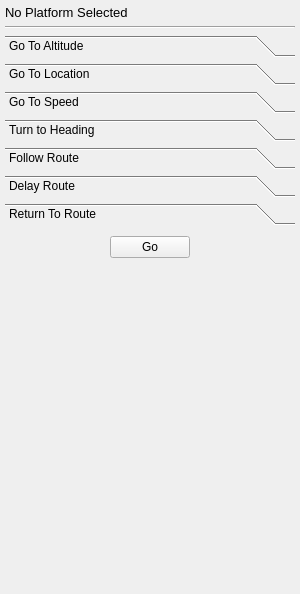
<?xml version="1.0" encoding="UTF-8"?>
<ui version="4.0">
 <class>PlatformMovementDockWidget</class>
 <widget class="QDockWidget" name="PlatformMovementDockWidget">
  <property name="geometry">
   <rect>
    <x>0</x>
    <y>0</y>
    <width>300</width>
    <height>594</height>
   </rect>
  </property>
  <property name="windowTitle">
   <string>Platform Movement</string>
  </property>
  <widget class="QWidget" name="mDockWidget">
   <layout class="QGridLayout">
    <property name="leftMargin">
     <number>5</number>
    </property>
    <property name="topMargin">
     <number>5</number>
    </property>
    <property name="rightMargin">
     <number>5</number>
    </property>
    <property name="bottomMargin">
     <number>5</number>
    </property>
    <item row="0" column="0">
     <widget class="QLabel" name="mSelectedEntityLabel">
      <property name="text">
       <string>&lt;html&gt;&lt;head/&gt;&lt;body&gt;&lt;p&gt;&lt;span style=&quot; font-size:10pt;&quot;&gt;No Platform Selected&lt;/span&gt;&lt;/p&gt;&lt;/body&gt;&lt;/html&gt;</string>
      </property>
     </widget>
    </item>
    <item row="1" column="0">
     <widget class="Line" name="line">
      <property name="orientation">
       <enum>Qt::Horizontal</enum>
      </property>
     </widget>
    </item>
    <item row="2" column="0">
     <widget class="QToolBox" name="mPlatformMovementToolBox">
      <property name="currentIndex">
       <number>6</number>
      </property>
      <widget class="QWidget" name="mAltitudeWidget">
       <property name="geometry">
        <rect>
         <x>0</x>
         <y>0</y>
         <width>290</width>
         <height>150</height>
        </rect>
       </property>
       <attribute name="label">
        <string>Go To Altitude</string>
       </attribute>
       <layout class="QGridLayout" name="_2">
        <property name="leftMargin">
         <number>5</number>
        </property>
        <property name="topMargin">
         <number>5</number>
        </property>
        <property name="rightMargin">
         <number>5</number>
        </property>
        <property name="bottomMargin">
         <number>5</number>
        </property>
        <item row="2" column="0">
         <widget class="QLabel" name="mAltitudeLabel">
          <property name="text">
           <string>Altitude:</string>
          </property>
         </widget>
        </item>
        <item row="2" column="1">
         <widget class="QDoubleSpinBox" name="mAltitudeSpinBox">
          <property name="alignment">
           <set>Qt::AlignRight|Qt::AlignTrailing|Qt::AlignVCenter</set>
          </property>
          <property name="buttonSymbols">
           <enum>QAbstractSpinBox::PlusMinus</enum>
          </property>
          <property name="accelerated">
           <bool>true</bool>
          </property>
          <property name="correctionMode">
           <enum>QAbstractSpinBox::CorrectToNearestValue</enum>
          </property>
          <property name="showGroupSeparator" stdset="0">
           <bool>false</bool>
          </property>
          <property name="prefix">
           <string/>
          </property>
          <property name="minimum">
           <double>-10000.000000000000000</double>
          </property>
          <property name="maximum">
           <double>1000000.000000000000000</double>
          </property>
          <property name="singleStep">
           <double>1000.000000000000000</double>
          </property>
         </widget>
        </item>
        <item row="2" column="2">
         <widget class="wkf::AltitudeComboBox" name="mAltitudeUnitsBox">
          <property name="sizePolicy">
           <sizepolicy hsizetype="Minimum" vsizetype="Fixed">
            <horstretch>0</horstretch>
            <verstretch>0</verstretch>
           </sizepolicy>
          </property>
         </widget>
        </item>
        <item row="3" column="1">
         <widget class="QDoubleSpinBox" name="mAltitudeRateOfChangeSpinBox">
          <property name="enabled">
           <bool>false</bool>
          </property>
          <property name="alignment">
           <set>Qt::AlignRight|Qt::AlignTrailing|Qt::AlignVCenter</set>
          </property>
          <property name="buttonSymbols">
           <enum>QAbstractSpinBox::PlusMinus</enum>
          </property>
          <property name="accelerated">
           <bool>true</bool>
          </property>
          <property name="correctionMode">
           <enum>QAbstractSpinBox::CorrectToNearestValue</enum>
          </property>
          <property name="showGroupSeparator" stdset="0">
           <bool>false</bool>
          </property>
          <property name="maximum">
           <double>1000000.000000000000000</double>
          </property>
         </widget>
        </item>
        <item row="3" column="2">
         <widget class="wkf::AccelerationComboBox" name="mAltitudeRateOfChangeUnitsBox">
          <property name="enabled">
           <bool>false</bool>
          </property>
          <property name="sizePolicy">
           <sizepolicy hsizetype="Minimum" vsizetype="Fixed">
            <horstretch>0</horstretch>
            <verstretch>0</verstretch>
           </sizepolicy>
          </property>
         </widget>
        </item>
        <item row="4" column="1">
         <widget class="QCheckBox" name="mAltitudeKeepRouteCheckBox">
          <property name="layoutDirection">
           <enum>Qt::LeftToRight</enum>
          </property>
          <property name="text">
           <string>Keep Route</string>
          </property>
          <property name="checked">
           <bool>true</bool>
          </property>
         </widget>
        </item>
        <item row="4" column="2">
         <widget class="QPushButton" name="mAltitudeButton">
          <property name="text">
           <string>Go</string>
          </property>
          <property name="autoDefault">
           <bool>true</bool>
          </property>
         </widget>
        </item>
        <item row="5" column="1">
         <spacer name="mAltitudeSpacer">
          <property name="orientation">
           <enum>Qt::Vertical</enum>
          </property>
          <property name="sizeHint" stdset="0">
           <size>
            <width>20</width>
            <height>40</height>
           </size>
          </property>
         </spacer>
        </item>
        <item row="3" column="0">
         <widget class="QCheckBox" name="mAltitudeRateOfChangeCheckBox">
          <property name="text">
           <string>Acceleration:</string>
          </property>
         </widget>
        </item>
        <item row="0" column="0">
         <widget class="QLabel" name="mCurrentAltitudeLabel">
          <property name="text">
           <string>Current Altitude:</string>
          </property>
         </widget>
        </item>
        <item row="0" column="1">
         <widget class="wkf::AltitudeLabel" name="mCurrentAltitudeValue">
          <property name="text">
           <string>n/a</string>
          </property>
         </widget>
        </item>
       </layout>
      </widget>
      <widget class="QWidget" name="mLocationWidget">
       <property name="geometry">
        <rect>
         <x>0</x>
         <y>0</y>
         <width>290</width>
         <height>200</height>
        </rect>
       </property>
       <attribute name="label">
        <string>Go To Location</string>
       </attribute>
       <layout class="QGridLayout" name="_3">
        <property name="leftMargin">
         <number>5</number>
        </property>
        <property name="topMargin">
         <number>5</number>
        </property>
        <property name="rightMargin">
         <number>5</number>
        </property>
        <property name="bottomMargin">
         <number>5</number>
        </property>
        <item row="2" column="2">
         <widget class="UtQtLatPosLineEdit" name="latitudeLineEdit"/>
        </item>
        <item row="4" column="2">
         <widget class="UtQtLonPosLineEdit" name="longitudeLineEdit"/>
        </item>
        <item row="2" column="3">
         <layout class="QHBoxLayout" name="mLocationLayout">
          <item>
           <widget class="wkf::LocationSelector" name="mLocationMapButton">
            <property name="toolTip">
             <string>Map Location Select</string>
            </property>
            <property name="checkable">
             <bool>true</bool>
            </property>
           </widget>
          </item>
         </layout>
        </item>
        <item row="2" column="0">
         <widget class="QLabel" name="mLocationLatitudeLabel">
          <property name="text">
           <string>Latitude:</string>
          </property>
         </widget>
        </item>
        <item row="9" column="2">
         <spacer name="verticalSpacer">
          <property name="orientation">
           <enum>Qt::Vertical</enum>
          </property>
          <property name="sizeHint" stdset="0">
           <size>
            <width>20</width>
            <height>40</height>
           </size>
          </property>
         </spacer>
        </item>
        <item row="5" column="3">
         <widget class="wkf::AltitudeComboBox" name="mLocationAltitudeUnitsBox">
          <property name="enabled">
           <bool>false</bool>
          </property>
          <property name="sizePolicy">
           <sizepolicy hsizetype="Minimum" vsizetype="Fixed">
            <horstretch>0</horstretch>
            <verstretch>0</verstretch>
           </sizepolicy>
          </property>
         </widget>
        </item>
        <item row="4" column="0">
         <widget class="QLabel" name="mLocationLongitudeLabel">
          <property name="text">
           <string>Longitude:</string>
          </property>
         </widget>
        </item>
        <item row="0" column="0">
         <widget class="QLabel" name="mCurrentPositionLabel">
          <property name="text">
           <string>Current Position:</string>
          </property>
         </widget>
        </item>
        <item row="5" column="0">
         <widget class="QCheckBox" name="mLocationAltitudeCheckBox">
          <property name="layoutDirection">
           <enum>Qt::LeftToRight</enum>
          </property>
          <property name="text">
           <string>Altitude:</string>
          </property>
         </widget>
        </item>
        <item row="7" column="2">
         <widget class="QCheckBox" name="mLocationImmediateCheckBox">
          <property name="text">
           <string>Instant</string>
          </property>
         </widget>
        </item>
        <item row="7" column="3">
         <widget class="QPushButton" name="mLocationButton">
          <property name="text">
           <string>Go</string>
          </property>
          <property name="autoDefault">
           <bool>true</bool>
          </property>
         </widget>
        </item>
        <item row="5" column="2">
         <widget class="QDoubleSpinBox" name="mLocationAltitudeSpinBox">
          <property name="enabled">
           <bool>false</bool>
          </property>
          <property name="alignment">
           <set>Qt::AlignRight|Qt::AlignTrailing|Qt::AlignVCenter</set>
          </property>
          <property name="buttonSymbols">
           <enum>QAbstractSpinBox::PlusMinus</enum>
          </property>
          <property name="accelerated">
           <bool>true</bool>
          </property>
          <property name="correctionMode">
           <enum>QAbstractSpinBox::CorrectToNearestValue</enum>
          </property>
          <property name="minimum">
           <double>-10000.000000000000000</double>
          </property>
          <property name="maximum">
           <double>1000000.000000000000000</double>
          </property>
          <property name="singleStep">
           <double>1000.000000000000000</double>
          </property>
         </widget>
        </item>
        <item row="0" column="2" colspan="2">
         <widget class="QLabel" name="mCurrentPositionValue">
          <property name="text">
           <string>n/a</string>
          </property>
         </widget>
        </item>
        <item row="1" column="0">
         <widget class="QLabel" name="mCurrentAltitudeLocationLabel">
          <property name="text">
           <string>Current Altitude:</string>
          </property>
         </widget>
        </item>
        <item row="1" column="2" colspan="2">
         <widget class="wkf::AltitudeLabel" name="mCurrentAltitudeLocationValue">
          <property name="text">
           <string>n/a</string>
          </property>
         </widget>
        </item>
       </layout>
      </widget>
      <widget class="QWidget" name="mSpeedWidget">
       <property name="geometry">
        <rect>
         <x>0</x>
         <y>0</y>
         <width>290</width>
         <height>150</height>
        </rect>
       </property>
       <attribute name="label">
        <string>Go To Speed</string>
       </attribute>
       <layout class="QGridLayout" name="_4">
        <property name="leftMargin">
         <number>5</number>
        </property>
        <property name="topMargin">
         <number>5</number>
        </property>
        <property name="rightMargin">
         <number>5</number>
        </property>
        <property name="bottomMargin">
         <number>5</number>
        </property>
        <item row="1" column="2">
         <widget class="wkf::SpeedComboBox" name="mSpeedUnitsBox">
          <property name="sizePolicy">
           <sizepolicy hsizetype="Minimum" vsizetype="Fixed">
            <horstretch>0</horstretch>
            <verstretch>0</verstretch>
           </sizepolicy>
          </property>
         </widget>
        </item>
        <item row="1" column="1">
         <widget class="QDoubleSpinBox" name="mSpeedSpinBox">
          <property name="alignment">
           <set>Qt::AlignRight|Qt::AlignTrailing|Qt::AlignVCenter</set>
          </property>
          <property name="buttonSymbols">
           <enum>QAbstractSpinBox::PlusMinus</enum>
          </property>
          <property name="accelerated">
           <bool>true</bool>
          </property>
          <property name="correctionMode">
           <enum>QAbstractSpinBox::CorrectToNearestValue</enum>
          </property>
          <property name="maximum">
           <double>1000000.000000000000000</double>
          </property>
         </widget>
        </item>
        <item row="6" column="1">
         <spacer name="mSpeedSpacer">
          <property name="orientation">
           <enum>Qt::Vertical</enum>
          </property>
          <property name="sizeHint" stdset="0">
           <size>
            <width>20</width>
            <height>40</height>
           </size>
          </property>
         </spacer>
        </item>
        <item row="1" column="0">
         <widget class="QLabel" name="mSpeedLabel">
          <property name="text">
           <string>Speed:</string>
          </property>
         </widget>
        </item>
        <item row="3" column="1">
         <widget class="QDoubleSpinBox" name="mSpeedLinearAccelerationSpinBox">
          <property name="enabled">
           <bool>false</bool>
          </property>
          <property name="alignment">
           <set>Qt::AlignRight|Qt::AlignTrailing|Qt::AlignVCenter</set>
          </property>
          <property name="buttonSymbols">
           <enum>QAbstractSpinBox::PlusMinus</enum>
          </property>
          <property name="accelerated">
           <bool>true</bool>
          </property>
          <property name="correctionMode">
           <enum>QAbstractSpinBox::CorrectToNearestValue</enum>
          </property>
          <property name="maximum">
           <double>1000000.000000000000000</double>
          </property>
         </widget>
        </item>
        <item row="5" column="2">
         <widget class="QPushButton" name="mSpeedButton">
          <property name="text">
           <string>Go</string>
          </property>
          <property name="autoDefault">
           <bool>true</bool>
          </property>
         </widget>
        </item>
        <item row="5" column="1">
         <widget class="QCheckBox" name="mSpeedKeepRouteCheckBox">
          <property name="text">
           <string>Keep Route</string>
          </property>
          <property name="checked">
           <bool>true</bool>
          </property>
         </widget>
        </item>
        <item row="3" column="0">
         <widget class="QCheckBox" name="mSpeedLinearAccelerationCheckBox">
          <property name="text">
           <string>Acceleration:</string>
          </property>
         </widget>
        </item>
        <item row="3" column="2">
         <widget class="wkf::AccelerationComboBox" name="mSpeedLinearAccelerationUnitsBox">
          <property name="enabled">
           <bool>false</bool>
          </property>
          <property name="sizePolicy">
           <sizepolicy hsizetype="Minimum" vsizetype="Fixed">
            <horstretch>0</horstretch>
            <verstretch>0</verstretch>
           </sizepolicy>
          </property>
         </widget>
        </item>
        <item row="0" column="0">
         <widget class="QLabel" name="mCurrentSpeedLabel">
          <property name="text">
           <string>Current Speed:</string>
          </property>
         </widget>
        </item>
        <item row="0" column="1">
         <widget class="wkf::SpeedLabel" name="mCurrentSpeedValue">
          <property name="text">
           <string>n/a</string>
          </property>
         </widget>
        </item>
       </layout>
      </widget>
      <widget class="QWidget" name="mHeadingWidget">
       <property name="geometry">
        <rect>
         <x>0</x>
         <y>0</y>
         <width>290</width>
         <height>150</height>
        </rect>
       </property>
       <attribute name="label">
        <string notr="true">Turn to Heading</string>
       </attribute>
       <layout class="QGridLayout" name="_5">
        <property name="leftMargin">
         <number>5</number>
        </property>
        <property name="topMargin">
         <number>5</number>
        </property>
        <property name="rightMargin">
         <number>5</number>
        </property>
        <property name="bottomMargin">
         <number>5</number>
        </property>
        <item row="1" column="1">
         <widget class="QDoubleSpinBox" name="mHeadingSpinBox">
          <property name="alignment">
           <set>Qt::AlignRight|Qt::AlignTrailing|Qt::AlignVCenter</set>
          </property>
          <property name="buttonSymbols">
           <enum>QAbstractSpinBox::PlusMinus</enum>
          </property>
          <property name="accelerated">
           <bool>true</bool>
          </property>
          <property name="correctionMode">
           <enum>QAbstractSpinBox::CorrectToNearestValue</enum>
          </property>
          <property name="minimum">
           <double>-1000000.000000000000000</double>
          </property>
          <property name="maximum">
           <double>1000000.000000000000000</double>
          </property>
         </widget>
        </item>
        <item row="1" column="0">
         <widget class="QLabel" name="mHeadingLabel">
          <property name="text">
           <string>Heading:</string>
          </property>
         </widget>
        </item>
        <item row="5" column="1">
         <spacer name="mHeadingSpacer">
          <property name="orientation">
           <enum>Qt::Vertical</enum>
          </property>
          <property name="sizeHint" stdset="0">
           <size>
            <width>20</width>
            <height>40</height>
           </size>
          </property>
         </spacer>
        </item>
        <item row="1" column="2">
         <widget class="wkf::AngleComboBox" name="mHeadingUnitsBox">
          <property name="sizePolicy">
           <sizepolicy hsizetype="Minimum" vsizetype="Fixed">
            <horstretch>0</horstretch>
            <verstretch>0</verstretch>
           </sizepolicy>
          </property>
         </widget>
        </item>
        <item row="3" column="1">
         <widget class="QRadioButton" name="mHeadingRelativeButton">
          <property name="text">
           <string>Relative</string>
          </property>
         </widget>
        </item>
        <item row="2" column="2">
         <widget class="wkf::AccelerationComboBox" name="mHeadingRadialAccelerationUnitsBox">
          <property name="enabled">
           <bool>false</bool>
          </property>
         </widget>
        </item>
        <item row="2" column="1">
         <widget class="QDoubleSpinBox" name="mHeadingRadialAccelerationSpinBox">
          <property name="enabled">
           <bool>false</bool>
          </property>
          <property name="alignment">
           <set>Qt::AlignRight|Qt::AlignTrailing|Qt::AlignVCenter</set>
          </property>
          <property name="buttonSymbols">
           <enum>QAbstractSpinBox::PlusMinus</enum>
          </property>
          <property name="accelerated">
           <bool>true</bool>
          </property>
          <property name="correctionMode">
           <enum>QAbstractSpinBox::CorrectToNearestValue</enum>
          </property>
          <property name="maximum">
           <double>1000000.000000000000000</double>
          </property>
         </widget>
        </item>
        <item row="3" column="2">
         <widget class="QPushButton" name="mHeadingButton">
          <property name="text">
           <string>Turn</string>
          </property>
          <property name="autoDefault">
           <bool>true</bool>
          </property>
         </widget>
        </item>
        <item row="3" column="0">
         <widget class="QRadioButton" name="mHeadingAbsoluteButton">
          <property name="text">
           <string>Absolute</string>
          </property>
          <property name="checked">
           <bool>true</bool>
          </property>
         </widget>
        </item>
        <item row="2" column="0">
         <widget class="QCheckBox" name="mHeadingRadialAccelerationCheckBox">
          <property name="text">
           <string>Acceleration</string>
          </property>
         </widget>
        </item>
        <item row="0" column="0">
         <widget class="QLabel" name="mCurrentHeadingLabel">
          <property name="text">
           <string>Current Heading:</string>
          </property>
         </widget>
        </item>
        <item row="0" column="1">
         <widget class="wkf::AngleLabel" name="mCurrentHeadingValue">
          <property name="text">
           <string>n/a</string>
          </property>
         </widget>
        </item>
       </layout>
      </widget>
      <widget class="QWidget" name="mRouteWidget">
       <property name="geometry">
        <rect>
         <x>0</x>
         <y>0</y>
         <width>290</width>
         <height>131</height>
        </rect>
       </property>
       <attribute name="label">
        <string notr="true">Follow Route</string>
       </attribute>
       <layout class="QGridLayout" name="_8">
        <property name="leftMargin">
         <number>5</number>
        </property>
        <property name="topMargin">
         <number>5</number>
        </property>
        <property name="rightMargin">
         <number>5</number>
        </property>
        <property name="bottomMargin">
         <number>5</number>
        </property>
        <item row="0" column="0">
         <widget class="QLabel" name="mRouteLabel">
          <property name="text">
           <string>Follow Route:</string>
          </property>
         </widget>
        </item>
        <item row="0" column="1">
         <widget class="QComboBox" name="mRouteComboBox">
          <property name="sizePolicy">
           <sizepolicy hsizetype="Preferred" vsizetype="Fixed">
            <horstretch>0</horstretch>
            <verstretch>0</verstretch>
           </sizepolicy>
          </property>
         </widget>
        </item>
        <item row="1" column="0">
         <widget class="QLabel" name="label">
          <property name="text">
           <string>Waypoint:</string>
          </property>
         </widget>
        </item>
        <item row="1" column="1">
         <widget class="QComboBox" name="mWaypointComboBox">
          <property name="sizePolicy">
           <sizepolicy hsizetype="Minimum" vsizetype="Fixed">
            <horstretch>0</horstretch>
            <verstretch>0</verstretch>
           </sizepolicy>
          </property>
          <property name="sizeAdjustPolicy">
           <enum>QComboBox::AdjustToContents</enum>
          </property>
         </widget>
        </item>
        <item row="2" column="1">
         <widget class="QPushButton" name="mRouteButton">
          <property name="text">
           <string>Go</string>
          </property>
          <property name="autoDefault">
           <bool>true</bool>
          </property>
         </widget>
        </item>
        <item row="3" column="0">
         <spacer name="mRouteSpacer">
          <property name="orientation">
           <enum>Qt::Vertical</enum>
          </property>
          <property name="sizeHint" stdset="0">
           <size>
            <width>20</width>
            <height>40</height>
           </size>
          </property>
         </spacer>
        </item>
        <item row="0" column="2">
         <spacer name="mRouteSpacer2">
          <property name="orientation">
           <enum>Qt::Horizontal</enum>
          </property>
          <property name="sizeType">
           <enum>QSizePolicy::Maximum</enum>
          </property>
          <property name="sizeHint" stdset="0">
           <size>
            <width>60</width>
            <height>10</height>
           </size>
          </property>
         </spacer>
        </item>
       </layout>
      </widget>
      <widget class="QWidget" name="mDelayRouteWidget">
       <property name="geometry">
        <rect>
         <x>0</x>
         <y>0</y>
         <width>290</width>
         <height>105</height>
        </rect>
       </property>
       <attribute name="label">
        <string notr="true">Delay Route</string>
       </attribute>
       <layout class="QGridLayout" name="_6" columnstretch="0,0,0">
        <property name="leftMargin">
         <number>5</number>
        </property>
        <property name="topMargin">
         <number>5</number>
        </property>
        <property name="rightMargin">
         <number>5</number>
        </property>
        <property name="bottomMargin">
         <number>5</number>
        </property>
        <item row="1" column="0">
         <widget class="QLabel" name="mDelayLabel">
          <property name="text">
           <string>Delay Route:</string>
          </property>
         </widget>
        </item>
        <item row="3" column="0">
         <spacer name="mDelaySpacer">
          <property name="orientation">
           <enum>Qt::Vertical</enum>
          </property>
          <property name="sizeHint" stdset="0">
           <size>
            <width>20</width>
            <height>40</height>
           </size>
          </property>
         </spacer>
        </item>
        <item row="1" column="2">
         <widget class="wkf::TimeComboBox" name="mDelayComboBox">
          <property name="sizePolicy">
           <sizepolicy hsizetype="Preferred" vsizetype="Fixed">
            <horstretch>0</horstretch>
            <verstretch>0</verstretch>
           </sizepolicy>
          </property>
         </widget>
        </item>
        <item row="2" column="1">
         <widget class="QPushButton" name="mDelayButton">
          <property name="text">
           <string>Go</string>
          </property>
          <property name="autoDefault">
           <bool>true</bool>
          </property>
         </widget>
        </item>
        <item row="1" column="1">
         <widget class="QDoubleSpinBox" name="mDelaySpinBox">
          <property name="maximum">
           <double>10000.000000000000000</double>
          </property>
         </widget>
        </item>
       </layout>
      </widget>
      <widget class="QWidget" name="mReturnRouteWidget">
       <property name="geometry">
        <rect>
         <x>0</x>
         <y>0</y>
         <width>290</width>
         <height>79</height>
        </rect>
       </property>
       <attribute name="label">
        <string notr="true">Return To Route</string>
       </attribute>
       <layout class="QGridLayout" name="_7">
        <property name="leftMargin">
         <number>5</number>
        </property>
        <property name="topMargin">
         <number>5</number>
        </property>
        <property name="rightMargin">
         <number>5</number>
        </property>
        <property name="bottomMargin">
         <number>5</number>
        </property>
        <item row="0" column="0">
         <widget class="QPushButton" name="mReturnButton">
          <property name="sizePolicy">
           <sizepolicy hsizetype="Fixed" vsizetype="Fixed">
            <horstretch>0</horstretch>
            <verstretch>0</verstretch>
           </sizepolicy>
          </property>
          <property name="text">
           <string>Go</string>
          </property>
          <property name="autoDefault">
           <bool>true</bool>
          </property>
         </widget>
        </item>
        <item row="1" column="0">
         <spacer name="mReturnSpacer">
          <property name="orientation">
           <enum>Qt::Vertical</enum>
          </property>
          <property name="sizeHint" stdset="0">
           <size>
            <width>20</width>
            <height>40</height>
           </size>
          </property>
         </spacer>
        </item>
       </layout>
      </widget>
     </widget>
    </item>
    <item row="3" column="0">
     <spacer name="mToolBoxSpacer">
      <property name="orientation">
       <enum>Qt::Vertical</enum>
      </property>
      <property name="sizeHint" stdset="0">
       <size>
        <width>20</width>
        <height>40</height>
       </size>
      </property>
     </spacer>
    </item>
   </layout>
  </widget>
 </widget>
 <customwidgets>
  <customwidget>
   <class>wkf::AltitudeComboBox</class>
   <extends>QComboBox</extends>
   <header>WkfUnitComboBox.hpp</header>
  </customwidget>
  <customwidget>
   <class>wkf::AccelerationComboBox</class>
   <extends>QComboBox</extends>
   <header>WkfUnitComboBox.hpp</header>
  </customwidget>
  <customwidget>
   <class>wkf::SpeedComboBox</class>
   <extends>QComboBox</extends>
   <header>WkfUnitComboBox.hpp</header>
  </customwidget>
  <customwidget>
   <class>wkf::AngleComboBox</class>
   <extends>QComboBox</extends>
   <header>WkfUnitComboBox.hpp</header>
  </customwidget>
  <customwidget>
   <class>UtQtLatPosLineEdit</class>
   <extends>QLineEdit</extends>
   <header>UtQtUnitLineEdit.hpp</header>
  </customwidget>
  <customwidget>
   <class>UtQtLonPosLineEdit</class>
   <extends>QLineEdit</extends>
   <header>UtQtUnitLineEdit.hpp</header>
  </customwidget>
  <customwidget>
   <class>wkf::LocationSelector</class>
   <extends>QPushButton</extends>
   <header>WkfSelectorWidgets.hpp</header>
  </customwidget>
  <customwidget>
   <class>wkf::AltitudeLabel</class>
   <extends>QLabel</extends>
   <header>WkfUnitTypes.hpp</header>
  </customwidget>
  <customwidget>
   <class>wkf::SpeedLabel</class>
   <extends>QLabel</extends>
   <header>WkfUnitTypes.hpp</header>
  </customwidget>
  <customwidget>
   <class>wkf::AngleLabel</class>
   <extends>QLabel</extends>
   <header>WkfUnitTypes.hpp</header>
  </customwidget>
  <customwidget>
   <class>wkf::TimeComboBox</class>
   <extends>QComboBox</extends>
   <header>WkfUnitComboBox.hpp</header>
  </customwidget>
 </customwidgets>
 <tabstops>
  <tabstop>mAltitudeSpinBox</tabstop>
  <tabstop>mAltitudeUnitsBox</tabstop>
  <tabstop>mAltitudeRateOfChangeCheckBox</tabstop>
  <tabstop>mAltitudeRateOfChangeSpinBox</tabstop>
  <tabstop>mAltitudeRateOfChangeUnitsBox</tabstop>
  <tabstop>mAltitudeKeepRouteCheckBox</tabstop>
  <tabstop>mAltitudeButton</tabstop>
  <tabstop>latitudeLineEdit</tabstop>
  <tabstop>mLocationMapButton</tabstop>
  <tabstop>longitudeLineEdit</tabstop>
  <tabstop>mLocationAltitudeCheckBox</tabstop>
  <tabstop>mLocationAltitudeSpinBox</tabstop>
  <tabstop>mLocationAltitudeUnitsBox</tabstop>
  <tabstop>mLocationImmediateCheckBox</tabstop>
  <tabstop>mLocationButton</tabstop>
  <tabstop>mSpeedSpinBox</tabstop>
  <tabstop>mSpeedUnitsBox</tabstop>
  <tabstop>mSpeedLinearAccelerationCheckBox</tabstop>
  <tabstop>mSpeedLinearAccelerationSpinBox</tabstop>
  <tabstop>mSpeedLinearAccelerationUnitsBox</tabstop>
  <tabstop>mSpeedKeepRouteCheckBox</tabstop>
  <tabstop>mSpeedButton</tabstop>
  <tabstop>mHeadingSpinBox</tabstop>
  <tabstop>mHeadingUnitsBox</tabstop>
  <tabstop>mHeadingRadialAccelerationCheckBox</tabstop>
  <tabstop>mHeadingRadialAccelerationSpinBox</tabstop>
  <tabstop>mHeadingRadialAccelerationUnitsBox</tabstop>
  <tabstop>mHeadingAbsoluteButton</tabstop>
  <tabstop>mHeadingRelativeButton</tabstop>
  <tabstop>mHeadingButton</tabstop>
  <tabstop>mRouteComboBox</tabstop>
  <tabstop>mWaypointComboBox</tabstop>
  <tabstop>mRouteButton</tabstop>
  <tabstop>mReturnButton</tabstop>
 </tabstops>
 <resources/>
 <connections/>
</ui>
